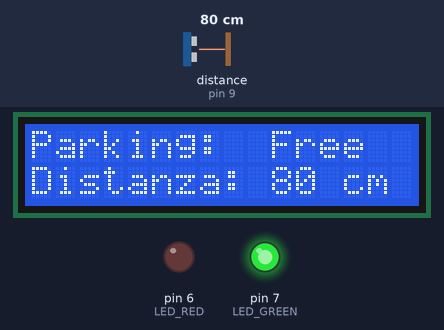
A sketch run on a simulated Arduino Uno, built with avr-gcc and run on an emulated ATmega328P. Parts: 16×2 character LCD, output pins drawn as LEDs (lit = HIGH). The inputs (shaded band) are chosen by the test bench; at power-on: distance to the obstacle (sensor on pin 9) 80 cm. The echo pulse lasts 58.3 µs per cm; what the sketch prints to the serial monitor is not drawn.

Above: at 1.2 s.
1.3 s: distance to the obstacle (sensor on pin 9) set to 21 cm
At 2.7 s:
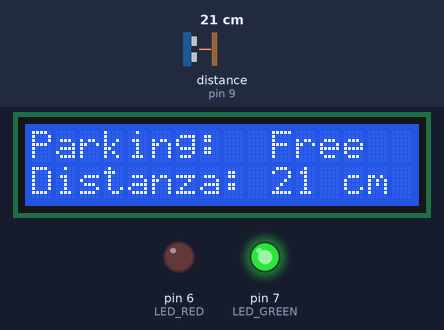
3.0 s: distance to the obstacle (sensor on pin 9) set to 17 cm
At 4.3 s:
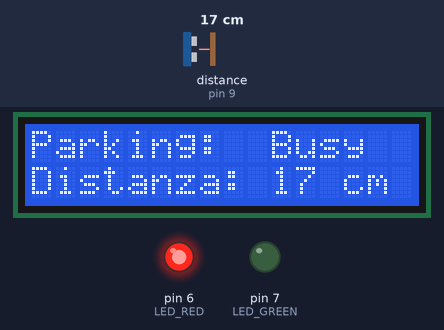
4.6 s: distance to the obstacle (sensor on pin 9) set to 2 cm
At 5.6 s:
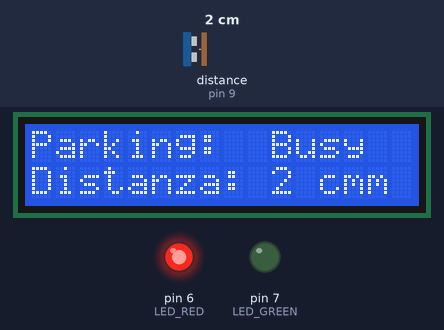
6.1 s: distance to the obstacle (sensor on pin 9) set to 18 cm
At 7.0 s:
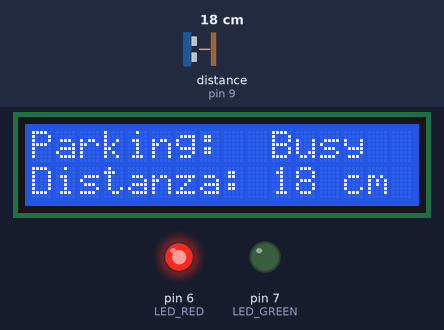
Timing chart, 0 to 9.1 s (numbered marks = the images above; inputs shaded):
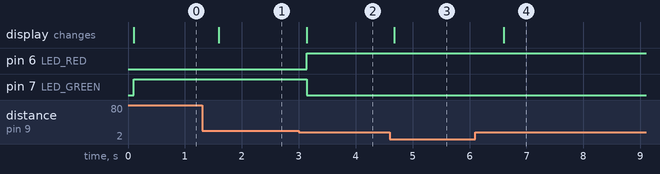

Measured:
- the behaviour switches between 20 and 19 cm on distance to the obstacle (sensor on pin 9) (found by bisection; images 1 and 2)
- after the input at 1.3 s, the display: changes after 0.30 s (image 1)
- after the input at 3.0 s, pin 6 (LED_RED): LOW → HIGH after 0.14 s; pin 7 (LED_GREEN): HIGH → LOW after 0.14 s; the display: changes after 0.14 s (image 2)
- after the input at 4.6 s, the display: changes after 0.07 s (image 3)
- after the input at 6.1 s, the display: changes after 0.50 s (image 4)

The sketch:

Parking_Project.ino
```cpp
#include <LiquidCrystal.h>
#include <SR04.h>

#define TRIG_PIN 9
#define ECHO_PIN 8
#define LED_RED 6
#define LED_GREEN 7

SR04 sensultr = SR04(ECHO_PIN,TRIG_PIN);
LiquidCrystal lcd (12, 11, 5, 4, 3, 2);
long distanza;

void setup() {
pinMode(LED_RED, OUTPUT);
pinMode (LED_GREEN, OUTPUT);
lcd.begin(16,2);
Serial.begin (9600);
}

void loop() {

distanza = sensultr.Distance();
int pos;

for (pos=0; pos<29; pos++)
{
lcd.setCursor(0,0);
lcd.print("Parking: ");
lcd.setCursor(0,1);
lcd.print("Distanza: ");
lcd.setCursor(10,1);
lcd.print(distanza);
lcd.print(" cm");
Serial.print("Distanza: ");
Serial.print(distanza);
Serial.println(" cm");


if (distanza >= 20)
{
digitalWrite (LED_GREEN, HIGH);
digitalWrite (LED_RED,LOW);
lcd.setCursor(10,0);
lcd.print ("Free");
}
else
{
digitalWrite (LED_RED, HIGH);
digitalWrite (LED_GREEN,LOW);
lcd.setCursor(10,0);
lcd.print ("Busy");
}
}
}
```
